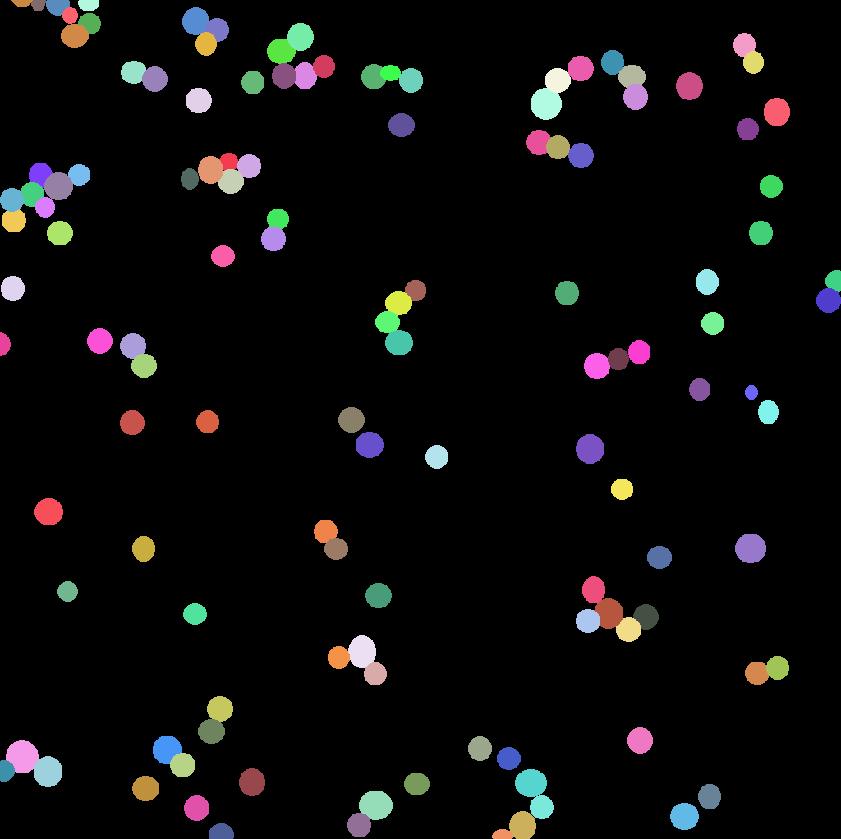
#> input picture fig3/v2/runs_superseded/optimise_labels_cancer_r3/agent_folder/annotation.tif, 841 x 839 px, shrunk from 1024 x 1022 before the run
$ python evaluate.py annotation.tif
#> lines starting #> are read from the running program, lines starting #| are printed output that depends on the picture; after the words box and inside, x2 and y2 are one past the last pixel; in counts of white or black regions, pixels touching at a corner belong together
"""Compare predicted labels with annotation: object F1@IoU0.5, count, area/aspect agreement."""
import sys, numpy as np, tifffile
from skimage import measure
def stats(l):
    return {r.label:(r.area*0.65**2, r.axis_major_length/r.axis_minor_length) for r in measure.regionprops(l)}
def main(pred_p, gt_p="annotation.tif"):
#> called with pred_p = 'annotation.tif', gt_p = 'annotation.tif'
    p=tifffile.imread(pred_p); g=tifffile.imread(gt_p)
#> in main, p is the input picture: shape (839, 841) int32; 125 distinct labels, from 0 to 124
    ps,gs=stats(p),stats(g)
    pairs=[]
    for gi in gs:
        m=g==gi; ids,c=np.unique(p[m],return_counts=True)
        for i,n in zip(ids,c):
            if i==0: continue
            iou=n/(m.sum()+(p==i).sum()-n)
            if iou>=0.5: pairs.append((gi,i,iou))
#> this loop made 124 passes
#> (ids, c) on passes 1 to 12: ([1], [242]), ([2], [452]), ([3], [486]), ([4], [522]), ([5], [443]), ([6], [575]), ([7], [385]), ([8], [372]), ([9], [632]), ([10], [507]), ([11], [485]), ([12], [348])
#> pass 1, in main, `m = g == gi`:
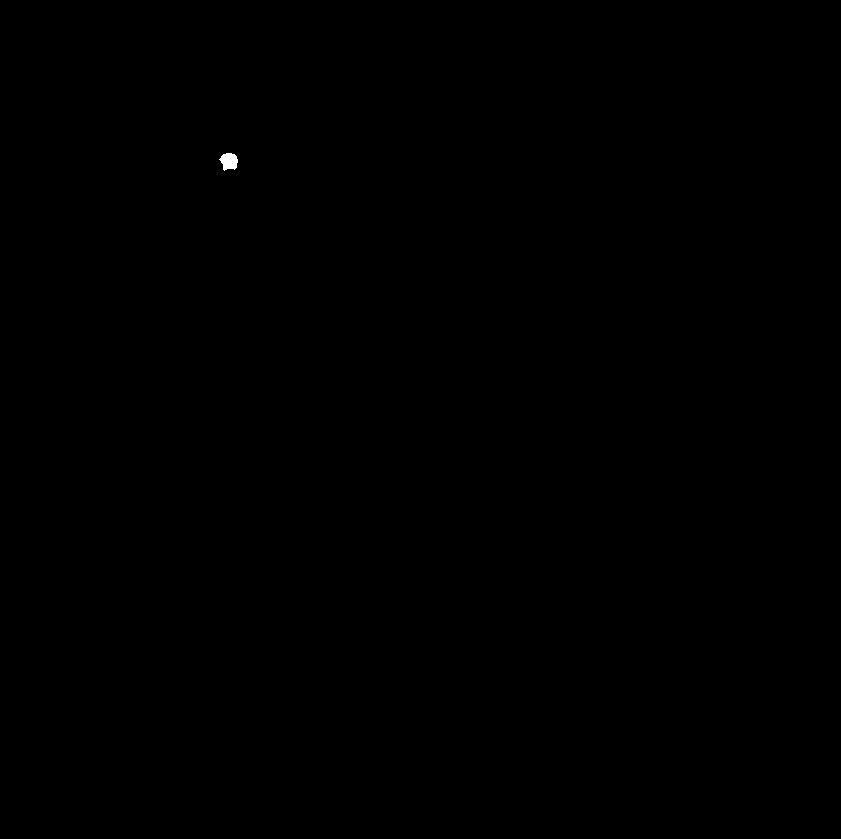
#> m: shape (839, 841) bool; 0.03% white; 1 white region, box (x1, y1, x2, y2) and area: (219, 153, 238, 171) 242
#> after the loop, pairs = 124 items, first 6: (1, 1, 1), (2, 2, 1), (3, 3, 1), (4, 4, 1), (5, 5, 1), (6, 6, 1)
    tp=len(pairs); fp=len(ps)-tp; fn=len(gs)-tp
#> after `tp = len(pairs)`: tp = 124
#> after `fp = len(ps) - tp`: fp = 0
#> after `fn = len(gs) - tp`: fn = 0
    print(f"GT {len(gs)} pred {len(ps)} TP {tp} FP {fp} FN {fn} P {tp/max(len(ps),1):.3f} R {tp/len(gs):.3f} F1 {2*tp/(len(ps)+len(gs)):.3f} meanIoU {np.mean([x[2] for x in pairs]):.3f}")
#| GT 124 pred 124 TP 124 FP 0 FN 0 P 1.000 R 1.000 F1 1.000 meanIoU 1.000
    ga=np.array([gs[a][0] for a,_,_ in pairs]); pa=np.array([ps[b][0] for _,b,_ in pairs])
#> after `ga = np.array([gs[a][0] for a, _, _ in pairs])`: ga = 124 values, max 339.7 at index 71, min 48.17 at index 104, mean 194.3
#> after `pa = np.array([ps[b][0] for _, b, _ in pairs])`: pa has the same summary as ga
    gr=np.array([gs[a][1] for a,_,_ in pairs]); pr=np.array([ps[b][1] for _,b,_ in pairs])
#> after `gr = np.array([gs[a][1] for a, _, _ in pairs])`: gr = 124 values, max 2.61 at index 104, min 1 at index 83, mean 1.13
#> after `pr = np.array([ps[b][1] for _, b, _ in pairs])`: pr has the same summary as gr
    print(f"matched area: median rel err {np.median((pa-ga)/ga):+.3f}; aspect: median abs err {np.median(abs(pr-gr)):.3f}; median AR gt {np.median(gr):.3f} pred {np.median(pr):.3f}")
#| matched area: median rel err +0.000; aspect: median abs err 0.000; median AR gt 1.070 pred 1.070
    print(f"all-cell medians: area gt {np.median([v[0] for v in gs.values()]):.0f} pred {np.median([v[0] for v in ps.values()]):.0f}")
#| all-cell medians: area gt 196 pred 196
main(*sys.argv[1:])
